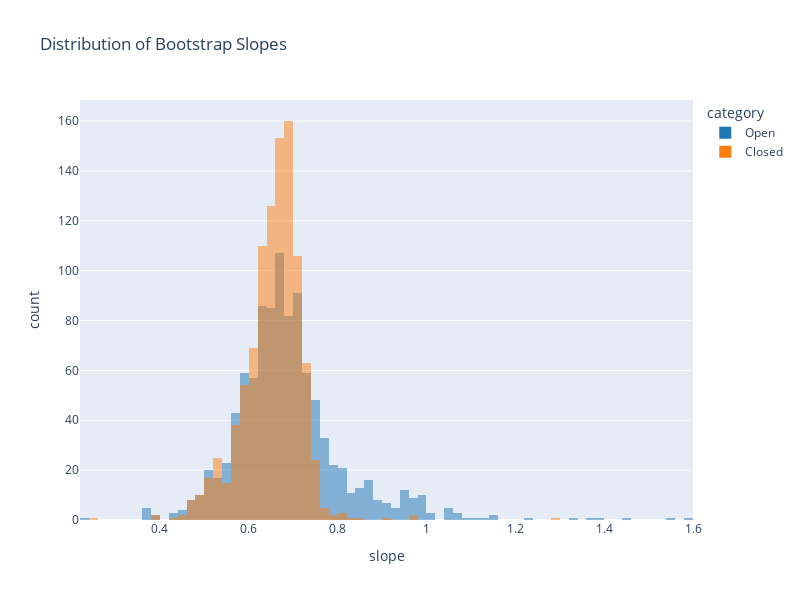

The notebook cell saved with this chart:
### Code cell
# Plot a histogram of the slopes

# Create a DataFrame for the slopes
slopes_df = pd.DataFrame({
    'slope': np.log10(open_slopes + closed_slopes),
    'category': ['Open'] * len(open_slopes) + ['Closed'] * len(closed_slopes)
})

# Plot the histogram using plotly
fig = px.histogram(slopes_df, x='slope', color='category', barmode='overlay', 
                   title='Distribution of Bootstrap Slopes', 
                   labels={'Slope': 'Slope (OOMs/year)', 'count': 'Frequency'},
                   opacity=0.5, color_discrete_map={'Open': colors['open'], 'Closed': colors['closed']})

fig.update_layout(
    width=800,
    height=600,
)

fig.show()

### Figure 1 — Plotly figure (JSON) as saved in the notebook; plotly's stock layout.template omitted (floating-point values rounded to 4 significant figures; data arrays with more than 128 entries replaced by an {"elided": "..."} marker saying what was removed)
{"data": [{"alignmentgroup": "True", "bingroup": "x", "hovertemplate": "category=Open<br>slope=%{x}<br>count=%{y}<extra></extra>", "legendgroup": "Open", "marker": {"color": "#1f77b4", "opacity": 0.5, "pattern": {"shape": ""}}, "name": "Open", "offsetgroup": "Open", "orientation": "v", "showlegend": true, "type": "histogram", "x": {"elided": "1000 float values"}, "xaxis": "x", "yaxis": "y"}, {"alignmentgroup": "True", "bingroup": "x", "hovertemplate": "category=Closed<br>slope=%{x}<br>count=%{y}<extra></extra>", "legendgroup": "Closed", "marker": {"color": "#ff7f0e", "opacity": 0.5, "pattern": {"shape": ""}}, "name": "Closed", "offsetgroup": "Closed", "orientation": "v", "showlegend": true, "type": "histogram", "x": {"elided": "1000 float values"}, "xaxis": "x", "yaxis": "y"}], "layout": {"barmode": "overlay", "height": 600, "legend": {"title": {"text": "category"}, "tracegroupgap": 0}, "title": {"text": "Distribution of Bootstrap Slopes"}, "width": 800, "xaxis": {"anchor": "y", "domain": [0, 1], "title": {"text": "slope"}}, "yaxis": {"anchor": "x", "domain": [0, 1], "title": {"text": "count"}}}}
